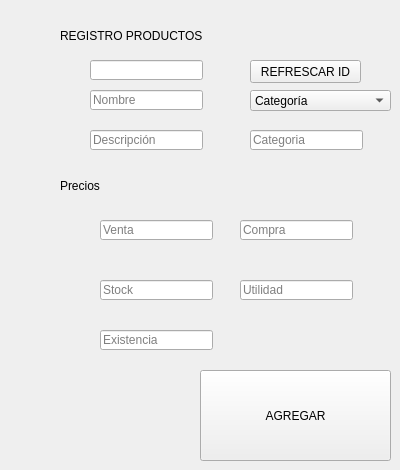
              <widget class="QWidget" name="agregarp">
               <attribute name="title">
                <string>REGISTRAR PRODUCTO</string>
               </attribute>
               <widget class="QLabel" name="titulo">
                <property name="geometry">
                 <rect>
                  <x>60</x>
                  <y>20</y>
                  <width>331</width>
                  <height>31</height>
                 </rect>
                </property>
                <property name="text">
                 <string>REGISTRO PRODUCTOS</string>
                </property>
               </widget>
               <widget class="QLineEdit" name="nombrep">
                <property name="geometry">
                 <rect>
                  <x>90</x>
                  <y>90</y>
                  <width>113</width>
                  <height>20</height>
                 </rect>
                </property>
                <property name="placeholderText">
                 <string>Nombre</string>
                </property>
               </widget>
               <widget class="QLineEdit" name="descripcionp">
                <property name="geometry">
                 <rect>
                  <x>90</x>
                  <y>130</y>
                  <width>113</width>
                  <height>20</height>
                 </rect>
                </property>
                <property name="text">
                 <string/>
                </property>
                <property name="placeholderText">
                 <string>Descripción</string>
                </property>
               </widget>
               <widget class="QLineEdit" name="utilidadp">
                <property name="geometry">
                 <rect>
                  <x>240</x>
                  <y>280</y>
                  <width>113</width>
                  <height>20</height>
                 </rect>
                </property>
                <property name="placeholderText">
                 <string>Utilidad</string>
                </property>
               </widget>
               <widget class="QLabel" name="precio">
                <property name="geometry">
                 <rect>
                  <x>60</x>
                  <y>170</y>
                  <width>101</width>
                  <height>31</height>
                 </rect>
                </property>
                <property name="text">
                 <string>Precios</string>
                </property>
                <property name="textFormat">
                 <enum>Qt::PlainText</enum>
                </property>
               </widget>
               <widget class="QLineEdit" name="ventap">
                <property name="geometry">
                 <rect>
                  <x>100</x>
                  <y>220</y>
                  <width>113</width>
                  <height>20</height>
                 </rect>
                </property>
                <property name="placeholderText">
                 <string>Venta</string>
                </property>
               </widget>
               <widget class="QComboBox" name="asd">
                <property name="geometry">
                 <rect>
                  <x>250</x>
                  <y>90</y>
                  <width>141</width>
                  <height>21</height>
                 </rect>
                </property>
                <item>
                 <property name="text">
                  <string>Categoría</string>
                 </property>
                </item>
               </widget>
               <widget class="QLineEdit" name="comprap">
                <property name="geometry">
                 <rect>
                  <x>240</x>
                  <y>220</y>
                  <width>113</width>
                  <height>20</height>
                 </rect>
                </property>
                <property name="placeholderText">
                 <string>Compra</string>
                </property>
               </widget>
               <widget class="QLineEdit" name="stockp">
                <property name="geometry">
                 <rect>
                  <x>100</x>
                  <y>280</y>
                  <width>113</width>
                  <height>20</height>
                 </rect>
                </property>
                <property name="placeholderText">
                 <string>Stock</string>
                </property>
               </widget>
               <widget class="QPushButton" name="agregarbtn">
                <property name="geometry">
                 <rect>
                  <x>200</x>
                  <y>370</y>
                  <width>191</width>
                  <height>91</height>
                 </rect>
                </property>
                <property name="text">
                 <string>AGREGAR</string>
                </property>
               </widget>
               <widget class="QLineEdit" name="categoriap">
                <property name="geometry">
                 <rect>
                  <x>250</x>
                  <y>130</y>
                  <width>113</width>
                  <height>20</height>
                 </rect>
                </property>
                <property name="placeholderText">
                 <string>Categoria</string>
                </property>
               </widget>
               <widget class="QLineEdit" name="existenciap">
                <property name="geometry">
                 <rect>
                  <x>100</x>
                  <y>330</y>
                  <width>113</width>
                  <height>20</height>
                 </rect>
                </property>
                <property name="placeholderText">
                 <string>Existencia</string>
                </property>
               </widget>
               <widget class="QLineEdit" name="idproducto">
                <property name="geometry">
                 <rect>
                  <x>90</x>
                  <y>60</y>
                  <width>113</width>
                  <height>20</height>
                 </rect>
                </property>
                <property name="text">
                 <string/>
                </property>
               </widget>
               <widget class="QPushButton" name="refrescarp">
                <property name="geometry">
                 <rect>
                  <x>250</x>
                  <y>60</y>
                  <width>111</width>
                  <height>23</height>
                 </rect>
                </property>
                <property name="text">
                 <string>REFRESCAR ID</string>
                </property>
               </widget>
              </widget>
